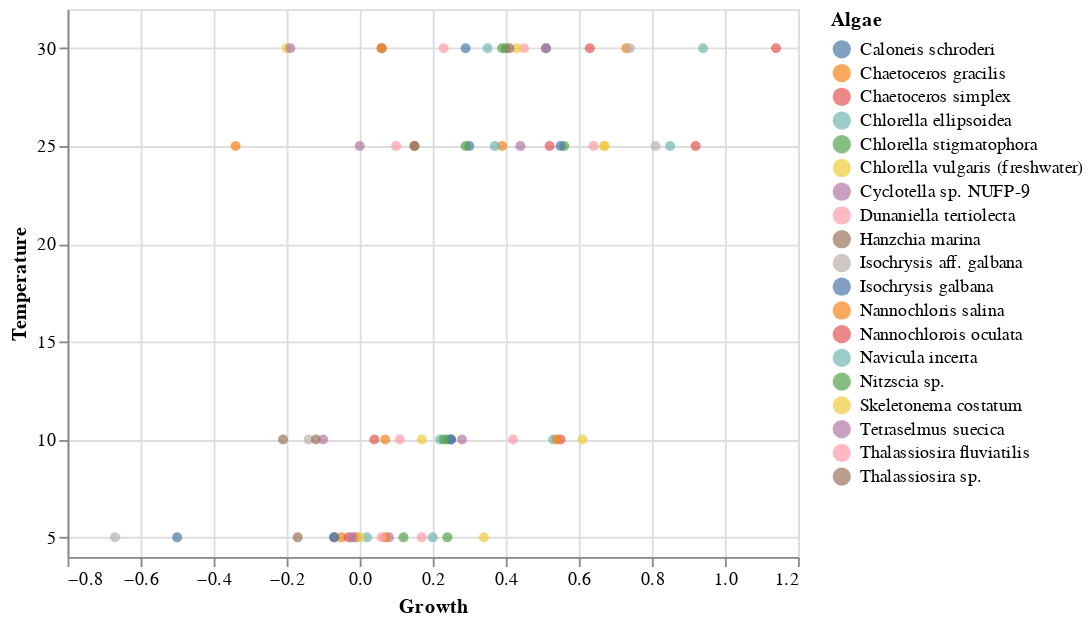

Here is the notebook cell this chart was saved with:
### Markdown cell above
**Create an initial Scatter Plot of the Data**

### Code cell
alt.Chart(df_jan[df_jan['Lux']==2500]).mark_circle().encode(
        alt.X('Growth', scale=alt.Scale(zero=False)),
        alt.Y('Temperature', scale=alt.Scale(zero=False, padding=1)),
        color='Algae',
        tooltip=['Algae',
                 'Temperature',
                 'Lux',
                 'Growth',
                 ]
    )

### Figure 1 — Vega-Lite specification as saved in the notebook (floating-point values rounded to 4 significant figures)
{"$schema": "https://vega.github.io/schema/vega-lite/v2.4.3.json", "config": {"view": {"height": 300, "width": 400}}, "data": {"values": [{"Algae": "Caloneis schroderi", "Growth": -0.5, "Lux": 2500, "Temperature": 5}, {"Algae": "Caloneis schroderi", "Growth": 0.25, "Lux": 2500, "Temperature": 10}, {"Algae": "Caloneis schroderi", "Growth": 0.3, "Lux": 2500, "Temperature": 25}, {"Algae": "Caloneis schroderi", "Growth": 0.29, "Lux": 2500, "Temperature": 30}, {"Algae": "Chaetoceros gracilis", "Growth": -0.05, "Lux": 2500, "Temperature": 5}, {"Algae": "Chaetoceros gracilis", "Growth": 0.07, "Lux": 2500, "Temperature": 10}, {"Algae": "Chaetoceros gracilis", "Growth": 0.39, "Lux": 2500, "Temperature": 25}, {"Algae": "Chaetoceros gracilis", "Growth": 0.73, "Lux": 2500, "Temperature": 30}, {"Algae": "Chaetoceros simplex", "Growth": -0.01, "Lux": 2500, "Temperature": 5}, {"Algae": "Chaetoceros simplex", "Growth": 0.55, "Lux": 2500, "Temperature": 10}, {"Algae": "Chaetoceros simplex", "Growth": 0.52, "Lux": 2500, "Temperature": 25}, {"Algae": "Chaetoceros simplex", "Growth": 0.63, "Lux": 2500, "Temperature": 30}, {"Algae": "Chlorella ellipsoidea", "Growth": 0.02, "Lux": 2500, "Temperature": 5}, {"Algae": "Chlorella ellipsoidea", "Growth": 0.53, "Lux": 2500, "Temperature": 10}, {"Algae": "Chlorella ellipsoidea", "Growth": 0.85, "Lux": 2500, "Temperature": 25}, {"Algae": "Chlorella ellipsoidea", "Growth": 0.94, "Lux": 2500, "Temperature": 30}, {"Algae": "Chlorella stigmatophora", "Growth": 0.24, "Lux": 2500, "Temperature": 5}, {"Algae": "Chlorella stigmatophora", "Growth": 0.24, "Lux": 2500, "Temperature": 10}, {"Algae": "Chlorella stigmatophora", "Growth": 0.56, "Lux": 2500, "Temperature": 25}, {"Algae": "Chlorella stigmatophora", "Growth": 0.39, "Lux": 2500, "Temperature": 30}, {"Algae": "Chlorella vulgaris (freshwater)", "Growth": 0, "Lux": 2500, "Temperature": 5}, {"Algae": "Chlorella vulgaris (freshwater)", "Growth": 0.17, "Lux": 2500, "Temperature": 10}, {"Algae": "Chlorella vulgaris (freshwater)", "Growth": 0.67, "Lux": 2500, "Temperature": 25}, {"Algae": "Chlorella vulgaris (freshwater)", "Growth": -0.2, "Lux": 2500, "Temperature": 30}, {"Algae": "Dunaniella tertiolecta", "Growth": 0.17, "Lux": 2500, "Temperature": 5}, {"Algae": "Dunaniella tertiolecta", "Growth": 0.42, "Lux": 2500, "Temperature": 10}, {"Algae": "Dunaniella tertiolecta", "Growth": 0.64, "Lux": 2500, "Temperature": 25}, {"Algae": "Dunaniella tertiolecta", "Growth": 0.45, "Lux": 2500, "Temperature": 30}, {"Algae": "Cyclotella sp. NUFP-9", "Growth": 0.08, "Lux": 2500, "Temperature": 5}, {"Algae": "Cyclotella sp. NUFP-9", "Growth": -0.1, "Lux": 2500, "Temperature": 10}, {"Algae": "Cyclotella sp. NUFP-9", "Growth": 0, "Lux": 2500, "Temperature": 25}, {"Algae": "Cyclotella sp. NUFP-9", "Growth": -0.19, "Lux": 2500, "Temperature": 30}, {"Algae": "Hanzchia marina", "Growth": -0.07, "Lux": 2500, "Temperature": 5}, {"Algae": "Hanzchia marina", "Growth": -0.21, "Lux": 2500, "Temperature": 10}, {"Algae": "Hanzchia marina", "Growth": 0.15, "Lux": 2500, "Temperature": 25}, {"Algae": "Hanzchia marina", "Growth": 0.06, "Lux": 2500, "Temperature": 30}, {"Algae": "Isochrysis galbana", "Growth": -0.07, "Lux": 2500, "Temperature": 5}, {"Algae": "Isochrysis galbana", "Growth": 0.25, "Lux": 2500, "Temperature": 10}, {"Algae": "Isochrysis galbana", "Growth": 0.55, "Lux": 2500, "Temperature": 25}, {"Algae": "Isochrysis galbana", "Growth": 0.51, "Lux": 2500, "Temperature": 30}, {"Algae": "Isochrysis aff. galbana", "Growth": -0.67, "Lux": 2500, "Temperature": 5}, {"Algae": "Isochrysis aff. galbana", "Growth": -0.14, "Lux": 2500, "Temperature": 10}, {"Algae": "Isochrysis aff. galbana", "Growth": 0.81, "Lux": 2500, "Temperature": 25}, {"Algae": "Isochrysis aff. galbana", "Growth": 0.74, "Lux": 2500, "Temperature": 30}, {"Algae": "Nannochlorois oculata", "Growth": -0.03, "Lux": 2500, "Temperature": 5}, {"Algae": "Nannochlorois oculata", "Growth": 0.04, "Lux": 2500, "Temperature": 10}, {"Algae": "Nannochlorois oculata", "Growth": 0.92, "Lux": 2500, "Temperature": 25}, {"Algae": "Nannochlorois oculata", "Growth": 1.14, "Lux": 2500, "Temperature": 30}, {"Algae": "Nannochloris salina", "Growth": 0.07, "Lux": 2500, "Temperature": 5}, {"Algae": "Nannochloris salina", "Growth": 0.54, "Lux": 2500, "Temperature": 10}, {"Algae": "Nannochloris salina", "Growth": -0.34, "Lux": 2500, "Temperature": 25}, {"Algae": "Nannochloris salina", "Growth": 0.06, "Lux": 2500, "Temperature": 30}, {"Algae": "Navicula incerta", "Growth": 0.2, "Lux": 2500, "Temperature": 5}, {"Algae": "Navicula incerta", "Growth": 0.22, "Lux": 2500, "Temperature": 10}, {"Algae": "Navicula incerta", "Growth": 0.37, "Lux": 2500, "Temperature": 25}, {"Algae": "Navicula incerta", "Growth": 0.35, "Lux": 2500, "Temperature": 30}, {"Algae": "Nitzscia sp.", "Growth": 0.12, "Lux": 2500, "Temperature": 5}, {"Algae": "Nitzscia sp.", "Growth": 0.23, "Lux": 2500, "Temperature": 10}, {"Algae": "Nitzscia sp.", "Growth": 0.29, "Lux": 2500, "Temperature": 25}, {"Algae": "Nitzscia sp.", "Growth": 0.4, "Lux": 2500, "Temperature": 30}, {"Algae": "Skeletonema costatum", "Growth": 0.34, "Lux": 2500, "Temperature": 5}, {"Algae": "Skeletonema costatum", "Growth": 0.61, "Lux": 2500, "Temperature": 10}, {"Algae": "Skeletonema costatum", "Growth": 0.67, "Lux": 2500, "Temperature": 25}, {"Algae": "Skeletonema costatum", "Growth": 0.43, "Lux": 2500, "Temperature": 30}, {"Algae": "Tetraselmus suecica", "Growth": -0.02, "Lux": 2500, "Temperature": 5}, {"Algae": "Tetraselmus suecica", "Growth": 0.28, "Lux": 2500, "Temperature": 10}, {"Algae": "Tetraselmus suecica", "Growth": 0.44, "Lux": 2500, "Temperature": 25}, {"Algae": "Tetraselmus suecica", "Growth": 0.51, "Lux": 2500, "Temperature": 30}, {"Algae": "Thalassiosira fluviatilis", "Growth": 0.06, "Lux": 2500, "Temperature": 5}, {"Algae": "Thalassiosira fluviatilis", "Growth": 0.11, "Lux": 2500, "Temperature": 10}, {"Algae": "Thalassiosira fluviatilis", "Growth": 0.1, "Lux": 2500, "Temperature": 25}, {"Algae": "Thalassiosira fluviatilis", "Growth": 0.23, "Lux": 2500, "Temperature": 30}, {"Algae": "Thalassiosira sp.", "Growth": -0.17, "Lux": 2500, "Temperature": 5}, {"Algae": "Thalassiosira sp.", "Growth": -0.12, "Lux": 2500, "Temperature": 10}, {"Algae": "Thalassiosira sp.", "Growth": 0.15, "Lux": 2500, "Temperature": 25}, {"Algae": "Thalassiosira sp.", "Growth": 0.41, "Lux": 2500, "Temperature": 30}]}, "encoding": {"color": {"field": "Algae", "type": "nominal"}, "tooltip": [{"field": "Algae", "type": "nominal"}, {"field": "Temperature", "type": "quantitative"}, {"field": "Lux", "type": "quantitative"}, {"field": "Growth", "type": "quantitative"}], "x": {"field": "Growth", "scale": {"zero": false}, "type": "quantitative"}, "y": {"field": "Temperature", "scale": {"padding": 1, "zero": false}, "type": "quantitative"}}, "mark": "circle"}
